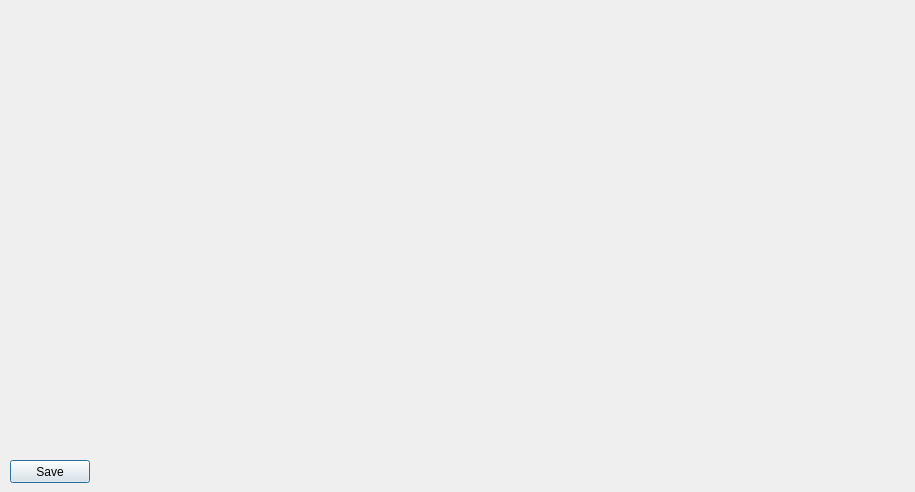
<?xml version="1.0" encoding="UTF-8"?>
<ui version="4.0">
 <class>ResultsAlphaDialog</class>
 <widget class="QDialog" name="ResultsAlphaDialog">
  <property name="geometry">
   <rect>
    <x>0</x>
    <y>0</y>
    <width>915</width>
    <height>492</height>
   </rect>
  </property>
  <property name="windowTitle">
   <string>Results of the joints</string>
  </property>
  <widget class="QPushButton" name="pushButton_save">
   <property name="geometry">
    <rect>
     <x>10</x>
     <y>460</y>
     <width>80</width>
     <height>23</height>
    </rect>
   </property>
   <property name="text">
    <string>Save</string>
   </property>
  </widget>
  <widget class="QCustomPlot" name="plot_alpha" native="true">
   <property name="geometry">
    <rect>
     <x>21</x>
     <y>31</y>
     <width>801</width>
     <height>411</height>
    </rect>
   </property>
  </widget>
 </widget>
 <customwidgets>
  <customwidget>
   <class>QCustomPlot</class>
   <extends>QWidget</extends>
   <header>qcustomplot.h</header>
   <container>1</container>
  </customwidget>
 </customwidgets>
 <resources/>
 <connections/>
</ui>
